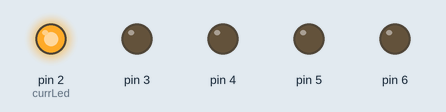
Recording of a sketch running on a simulated Arduino Uno, built with avr-gcc and run on an emulated ATmega328P. Shown: output pins drawn as LEDs (lit = HIGH).

Above: at 0.1 s.
At 0.5 s:
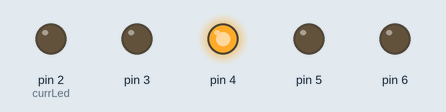
At 0.9 s:
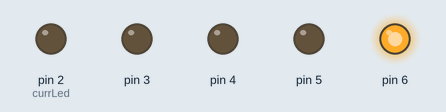
At 1.3 s:
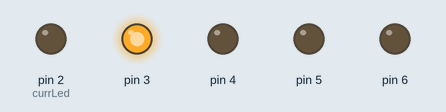
At 2.7 s:
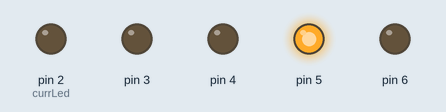
Timing chart, 0 to 3.0 s (numbered marks = the images above):
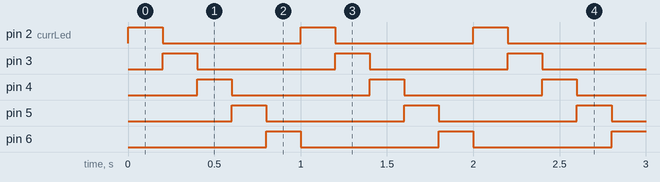

The sketch:

lab4-5-led-array.ino
```cpp
#define LED1 (2)
#define LED2 (3)
#define LED3 (4)
#define LED4 (5)
#define LED5 (6)

const byte firstLed = LED1;
const byte lastLed = LED5;
byte currLed = firstLed;

void setup() {
  // put your setup code here, to run once:
  for (int led = LED1; led <= LED5; ++led) {
    pinMode(led, OUTPUT);
    digitalWrite(led, LOW);
  }
}

void loop() {
  // put your main code here, to run repeatedly:
  digitalWrite(currLed, HIGH);
  delay(200);
  digitalWrite(currLed, LOW);

  if (currLed < lastLed) {
    ++currLed;
  } else {
    currLed = firstLed;
  }
}
```

Measured:
- by itself, pin 2 (currLed), pin 3–6: alternates HIGH for 0.20 s and LOW for 0.80 s
- by itself, everything shown: repeats every 1.0 s, in 5 steps
